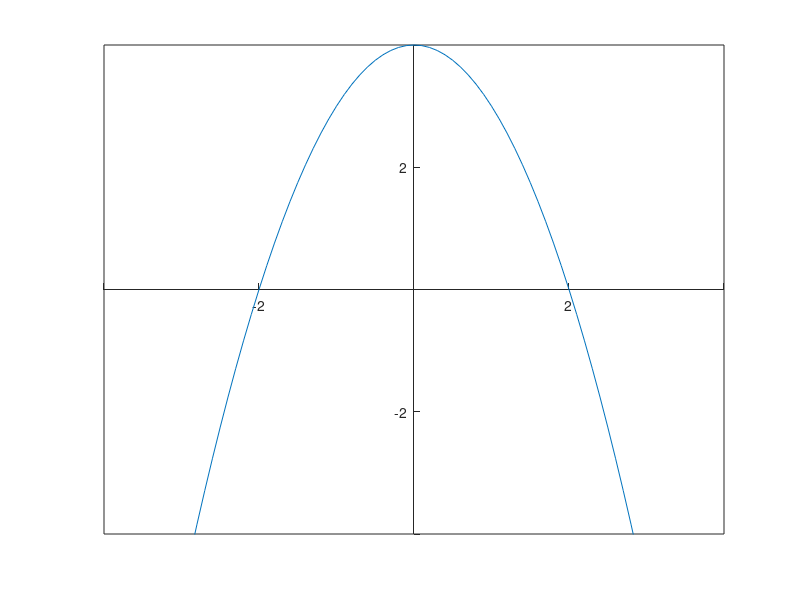

Recreate this plot in MATLAB. (Note: this script raises an error after producing the figure.)
% Program_15a - Animation of a Simple Curve.
% Chapter 15 - Bifurcation Theory.
% Copyright Springer 2025. Stephen Lynch.

% The curve y=mu-x^2, for mu from -4 to +4.
clear
axis tight
% Record the movie
x=-4:.1:4;
for n = 1:9 
    plot(x,(n-5)-x.^2);
    set(gca,'XAxisLocation','origin','YAxisLocation','origin')
    axis([-4 4 -4 4]);
    M(n) = getframe;
end
% Use the Movie Player to watch the animation.
implay(M)
% End of Program_15a.